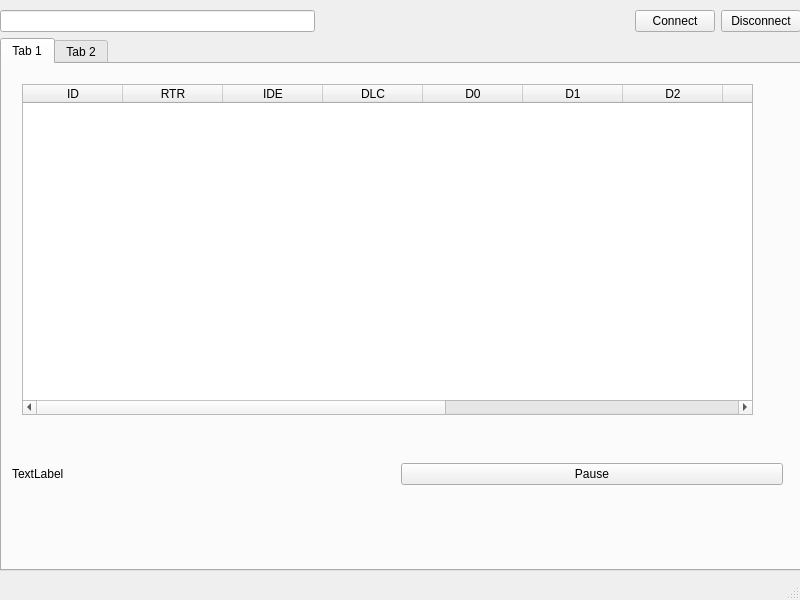
<?xml version="1.0" encoding="UTF-8"?>
<ui version="4.0">
 <class>MainWindow</class>
 <widget class="QMainWindow" name="MainWindow">
  <property name="geometry">
   <rect>
    <x>0</x>
    <y>0</y>
    <width>800</width>
    <height>600</height>
   </rect>
  </property>
  <property name="windowTitle">
   <string>MainWindow</string>
  </property>
  <widget class="QWidget" name="centralwidget">
   <widget class="QWidget" name="layoutWidget">
    <property name="geometry">
     <rect>
      <x>0</x>
      <y>10</y>
      <width>801</width>
      <height>561</height>
     </rect>
    </property>
    <layout class="QVBoxLayout" name="verticalLayout">
     <item>
      <layout class="QHBoxLayout" name="horizontalLayout_2">
       <item>
        <layout class="QHBoxLayout" name="horizontalLayout">
         <item>
          <widget class="QLineEdit" name="portSelect"/>
         </item>
         <item>
          <spacer name="horizontalSpacer">
           <property name="orientation">
            <enum>Qt::Horizontal</enum>
           </property>
           <property name="sizeHint" stdset="0">
            <size>
             <width>40</width>
             <height>20</height>
            </size>
           </property>
          </spacer>
         </item>
         <item>
          <widget class="QPushButton" name="connectButton">
           <property name="text">
            <string>Connect</string>
           </property>
          </widget>
         </item>
         <item>
          <widget class="QPushButton" name="disconnectButton">
           <property name="text">
            <string>Disconnect</string>
           </property>
          </widget>
         </item>
        </layout>
       </item>
      </layout>
     </item>
     <item>
      <widget class="QTabWidget" name="tabWidget">
       <property name="currentIndex">
        <number>0</number>
       </property>
       <widget class="QWidget" name="tab">
        <attribute name="title">
         <string>Tab 1</string>
        </attribute>
        <widget class="QTableWidget" name="tableWidget">
         <property name="geometry">
          <rect>
           <x>20</x>
           <y>20</y>
           <width>731</width>
           <height>331</height>
          </rect>
         </property>
         <column>
          <property name="text">
           <string>ID</string>
          </property>
         </column>
         <column>
          <property name="text">
           <string>RTR</string>
          </property>
         </column>
         <column>
          <property name="text">
           <string>IDE</string>
          </property>
         </column>
         <column>
          <property name="text">
           <string>DLC</string>
          </property>
         </column>
         <column>
          <property name="text">
           <string>D0</string>
          </property>
         </column>
         <column>
          <property name="text">
           <string>D1</string>
          </property>
         </column>
         <column>
          <property name="text">
           <string>D2</string>
          </property>
         </column>
         <column>
          <property name="text">
           <string>D3</string>
          </property>
         </column>
         <column>
          <property name="text">
           <string>D4</string>
          </property>
         </column>
         <column>
          <property name="text">
           <string>D5</string>
          </property>
         </column>
         <column>
          <property name="text">
           <string>F6</string>
          </property>
         </column>
         <column>
          <property name="text">
           <string>D7</string>
          </property>
         </column>
        </widget>
        <widget class="QWidget" name="horizontalLayoutWidget">
         <property name="geometry">
          <rect>
           <x>10</x>
           <y>370</y>
           <width>771</width>
           <height>80</height>
          </rect>
         </property>
         <layout class="QHBoxLayout" name="horizontalLayout_3">
          <item>
           <widget class="QLabel" name="label">
            <property name="text">
             <string>TextLabel</string>
            </property>
           </widget>
          </item>
          <item>
           <widget class="QPushButton" name="pauseButton">
            <property name="text">
             <string>Pause</string>
            </property>
           </widget>
          </item>
         </layout>
        </widget>
       </widget>
       <widget class="QWidget" name="tab_2">
        <attribute name="title">
         <string>Tab 2</string>
        </attribute>
       </widget>
      </widget>
     </item>
    </layout>
   </widget>
  </widget>
  <widget class="QMenuBar" name="menubar">
   <property name="geometry">
    <rect>
     <x>0</x>
     <y>0</y>
     <width>800</width>
     <height>25</height>
    </rect>
   </property>
  </widget>
  <widget class="QStatusBar" name="statusbar"/>
 </widget>
 <resources/>
 <connections/>
</ui>
